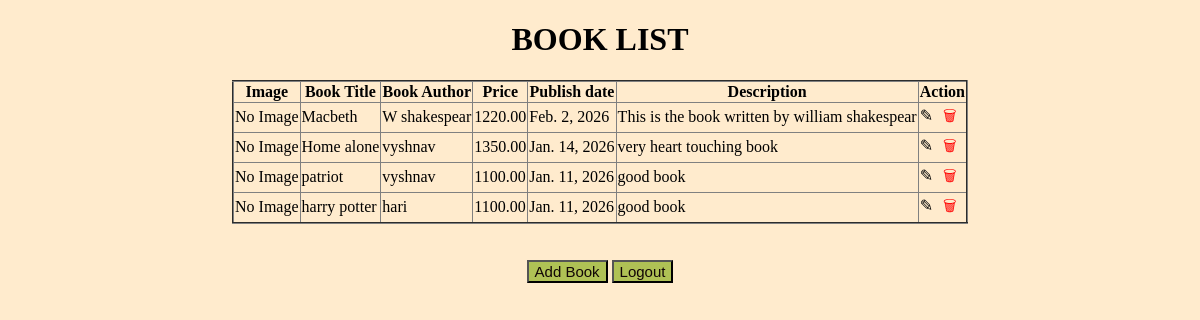
Page /viewbook/ (signed in) on the earlier database version.
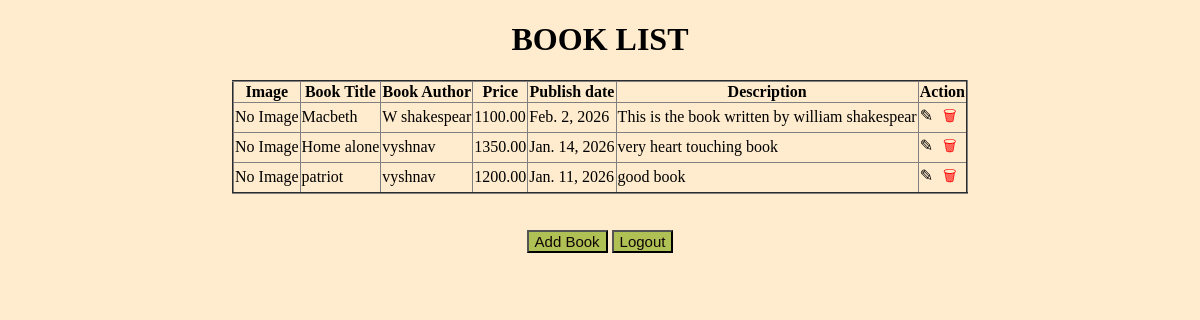
Same page on the later database version.
### myapp/models.py (models this page shows, shortened)
class Book(models.Model):
    title=models.CharField(max_length=100)
    author=models.CharField(max_length=100)
    price=models.DecimalField(max_digits=6 ,decimal_places=2)
    pub_date=models.DateField()
    description=models.TextField()
    cover_image=models.ImageField(upload_to='book_covers/',null=True,blank=True)

### myapp/views.py (the view)
# urls.py: path('viewbook/',views.viewbook,name='viewbook'),
@login_required
def viewbook(request):
   a=Book.objects.all()
   return render(request,'viewbook.html',{'book':a})

### myapp/templates/viewbook.html (shortened to what this page needs)
<!DOCTYPE html>
<html lang="en">
<head>
</head>
<body>
    <center>
        <h1>BOOK LIST</h1>
        <table border="2">
            <tr>
                <th>Image</th>
                <th>Book Title</th>
                <th>Book Author</th>
                <th>Price</th>
                <th>Publish date</th>
                <th>Description</th>
                <th>Action</th>
            </tr>
            {% for i in book%}
            <tr>
                <td>{% if i.cover_image %}
                    <img src="{{i.cover_image.url}}" width="100">
                    {% else %}
                    No Image
                    {% endif %}
                </td>
                <td>{{i.title}}</td>
                <td>{{i.author}}</td>
                <td>{{i.price}}</td>
                <td>{{i.pub_date}}</td>
                <td>{{i.description}}</td>
                <td><a href="{% url 'updatebook' i.id%}" style="text-decoration:none;color:black;">✎</a>
                    <form action="{% url 'deletebook' i.id %}" method="POST" style="display: inline;"
                        onsubmit="return confirm('Are you sure you want to delete this book?');">
                        <button type="submit"
                            style="background:none;border:none;color:red; font-size:15px; cursor:pointer;">
                            🗑 </button>
                    </form>
                </td>
            </tr>
            {% endfor%}
        </table><br><br>
        <button><a href="{% url 'addbook'%}">Add Book</a></button>
        <button><a href="{% url 'logout'%}">Logout</a></button>
    </center>
</body>
</html>

### myapp/templates/viewbook.html (style rules this page uses)
body { background-color: blanchedalmond; }
table { border-collapse: collapse; }
button { background-color: rgb(175, 193, 85); font-size: 15px; }
button a { text-decoration: none; color: rgb(17, 5, 5); }

Differences in the rows shown:
removed Book: shows "No Image", title "harry potter", author "hari", price "1100.00", pub_date "Jan. 11, 2026", description "good book"
changed Book "Macbeth": price "1220.00" → "1100.00"
changed Book "patriot": price "1100.00" → "1200.00"
